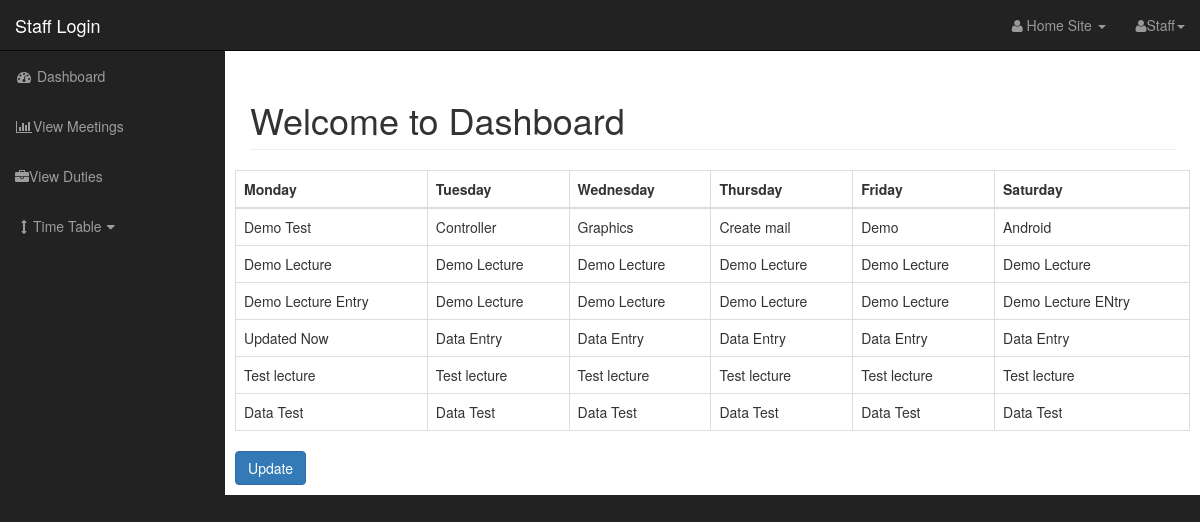
Page /Staff/dashboard.php?source=view_timetable2 (signed in) on the committed database.
### tables this page shows
CREATE TABLE `second_year_tt` (
  `id` int(11) NOT NULL,
  `monday` varchar(255) NOT NULL,
  `tuesday` varchar(255) NOT NULL,
  `wednesday` varchar(255) NOT NULL,
  `thursday` varchar(255) NOT NULL,
  `friday` varchar(255) NOT NULL,
  `saturday` varchar(255) NOT NULL
);

### Staff/includes/view_timetable2.php (the view, shortened to what this page needs)
<form action="" method="POST">
    <table class="table table-bordered table-hover">
        <tr>
            <th>Monday</th>
            <th>Tuesday</th>
            <th>Wednesday</th>
            <th>Thursday</th>
            <th>Friday</th>
            <th>Saturday</th>
        </tr>
        <tbody>
            <?php
                $query = "SELECT * FROM second_year_tt";
                $select_prod_query = mysqli_query($connection, $query);
                while($row = mysqli_fetch_assoc($select_prod_query)){
                    $monday = $row['monday'];
                    $tuesday = $row['tuesday'];
                    $wednesday = $row['wednesday'];
                    $thursday = $row['thursday'];
                    $friday = $row['friday'];
                    $saturday = $row['saturday'];
                    echo "<tr>";
                        echo "<td>$monday</td>";
                        echo "<td>$tuesday</td>";
                        echo "<td>$wednesday</td>";
                        echo "<td>$thursday</td>";
                        echo "<td>$friday</td>";
                     echo "<td>$saturday</td>";
                    echo "</tr>";
                }
            ?>
        </tbody>
    </table>
       <a href="dashboard.php?source=update&year=2" class="btn btn-primary">Update</a>
    </form>

### Staff/css/sb-admin.css (style rules this page uses)
body { margin-top: 100px; background-color: #222; }
@media (min-width:768px) { body { margin-top: 50px; } }

### rows in the picture
second_year_tt: monday "Demo Test", tuesday "Controller", wednesday "Graphics", thursday "Create mail", friday "Demo", saturday "Android"
second_year_tt: monday "Demo Lecture", tuesday "Demo Lecture", wednesday "Demo Lecture", thursday "Demo Lecture", friday "Demo Lecture", saturday "Demo Lecture"
second_year_tt: monday "Demo Lecture Entry", tuesday "Demo Lecture", wednesday "Demo Lecture", thursday "Demo Lecture", friday "Demo Lecture", saturday "Demo Lecture ENtry"
second_year_tt: monday "Updated Now", tuesday "Data Entry", wednesday "Data Entry", thursday "Data Entry", friday "Data Entry", saturday "Data Entry"
second_year_tt: monday "Test lecture", tuesday "Test lecture", wednesday "Test lecture", thursday "Test lecture", friday "Test lecture", saturday "Test lecture"
second_year_tt: monday "Data Test", tuesday "Data Test", wednesday "Data Test", thursday "Data Test", friday "Data Test", saturday "Data Test"
